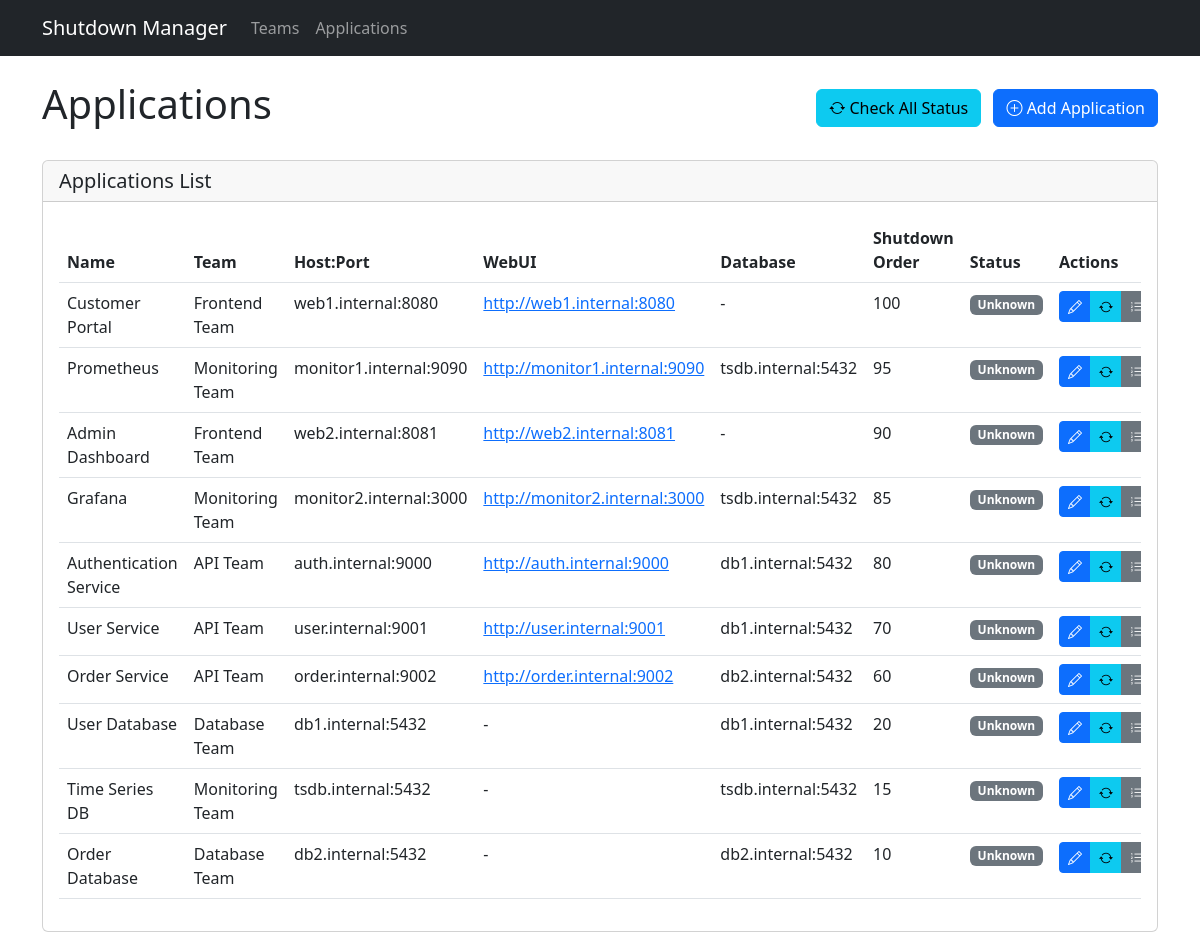
The app's page /applications, older data.
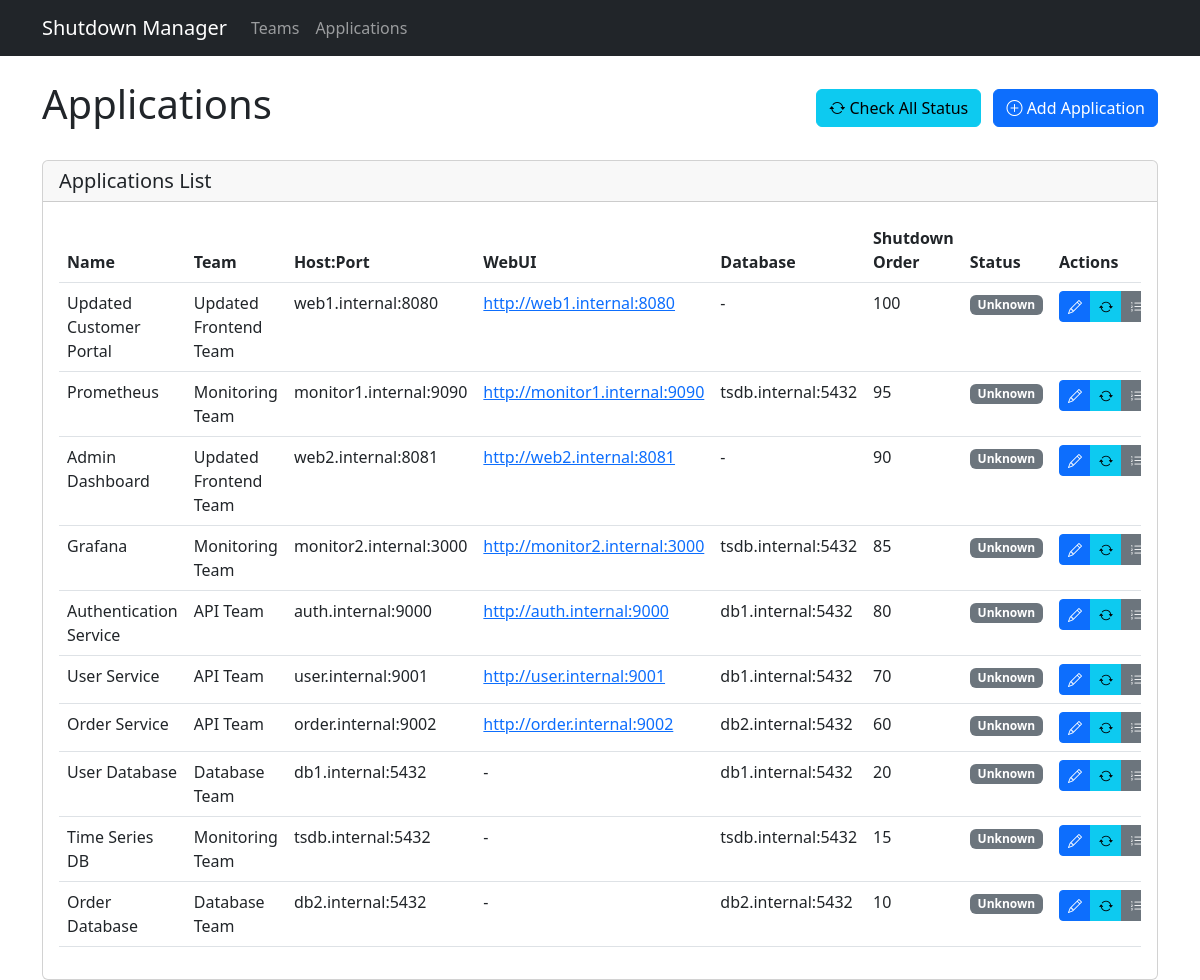
The same page, newer data.
### app/models.py (models this page shows)
class Application(db.Model):
    id = db.Column(db.Integer, primary_key=True)
    name = db.Column(db.String(100), nullable=False)
    team_id = db.Column(db.Integer, db.ForeignKey('team.id'), nullable=False)
    host = db.Column(db.String(255), nullable=False)
    port = db.Column(db.Integer)
    webui_url = db.Column(db.String(255))
    db_host = db.Column(db.String(255))
    shutdown_order = db.Column(db.Integer, nullable=False)
    status = db.Column(db.String(50), default='running')
    last_checked = db.Column(db.DateTime, default=datetime.utcnow)
    dependencies = db.relationship('ApplicationDependency',
                                 foreign_keys='ApplicationDependency.application_id',
                                 backref='application', lazy=True)

class Team(db.Model):
    id = db.Column(db.Integer, primary_key=True)
    name = db.Column(db.String(100), nullable=False, unique=True)
    applications = db.relationship('Application', backref='team', lazy=True)

### app/routes.py (the view)
@main.route('/applications')
def applications():
    applications = Application.query.order_by(Application.shutdown_order.desc()).all()
    teams = Team.query.all()
    return render_template('applications.html', applications=applications, teams=teams)

### app/templates/applications.html (shortened to what this page needs)
{% extends "base.html" %}
{% block content %}
<div class="row">
    <div class="col-12">
        <div class="d-flex justify-content-between align-items-center mb-4">
            <h1>Applications</h1>
            <div>
                <button class="btn btn-info me-2" onclick="checkAllStatus()">
                    <i class="bi bi-arrow-repeat"></i> Check All Status
                </button>
                <button class="btn btn-primary" data-bs-toggle="modal" data-bs-target="#addApplicationModal">
                    <i class="bi bi-plus-circle"></i> Add Application
                </button>
            </div>
        </div>
        <div class="card">
            <div class="card-header d-flex justify-content-between align-items-center">
                <h5 class="card-title mb-0">Applications List</h5>
            </div>
            <div class="card-body">
                <div class="table-responsive">
                    <table class="table table-hover">
                        <thead>
                            <tr>
                                <th>Name</th>
                                <th>Team</th>
                                <th>Host:Port</th>
                                <th>WebUI</th>
                                <th>Database</th>
                                <th>Shutdown Order</th>
                                <th>Status</th>
                                <th>Actions</th>
                            </tr>
                        </thead>
                        <tbody>
                            {% for app in applications %}
                            <tr id="app-row-{{ app.id }}">
                                <td>{{ app.name }}</td>
                                <td>{{ app.team.name }}</td>
                                <td>{{ app.host }}:{{ app.port }}</td>
                                <td>
                                    {% if app.webui_url %}
                                    <a href="{{ app.webui_url }}" target="_blank">{{ app.webui_url }}</a>
                                    {% else %}
                                    -
                                    {% endif %}
                                </td>
                                <td>{{ app.db_host or '-' }}</td>
                                <td>{{ app.shutdown_order }}</td>
                                <td>
                                    <span class="badge bg-secondary">Unknown</span>
                                </td>
                                <td>
                                    <div class="btn-group">
                                        <button class="btn btn-sm btn-primary" onclick="editApplication({{ app.id }})">
                                            <i class="bi bi-pencil"></i>
                                        </button>
                                        <button class="btn btn-sm btn-info" onclick="checkStatus({{ app.id }})">
                                            <i class="bi bi-arrow-repeat"></i>
                                        </button>
                                        <button class="btn btn-sm btn-secondary" onclick="viewShutdownSequence({{ app.id }})">
                                            <i class="bi bi-list-ol"></i>
                                        </button>
                                    </div>
                                </td>
                            </tr>
                            {% endfor %}
                        </tbody>
                    </table>
                </div>
            </div>
        </div>
    </div>
</div>
{% endblock %}

Row changes from the older to the newer data that the page shows:
changed Application "web1.internal": name "Customer Portal" → "Updated Customer Portal"; team.name "Frontend Team" → "Updated Frontend Team"
changed Application "Admin Dashboard": team.name "Frontend Team" → "Updated Frontend Team"
